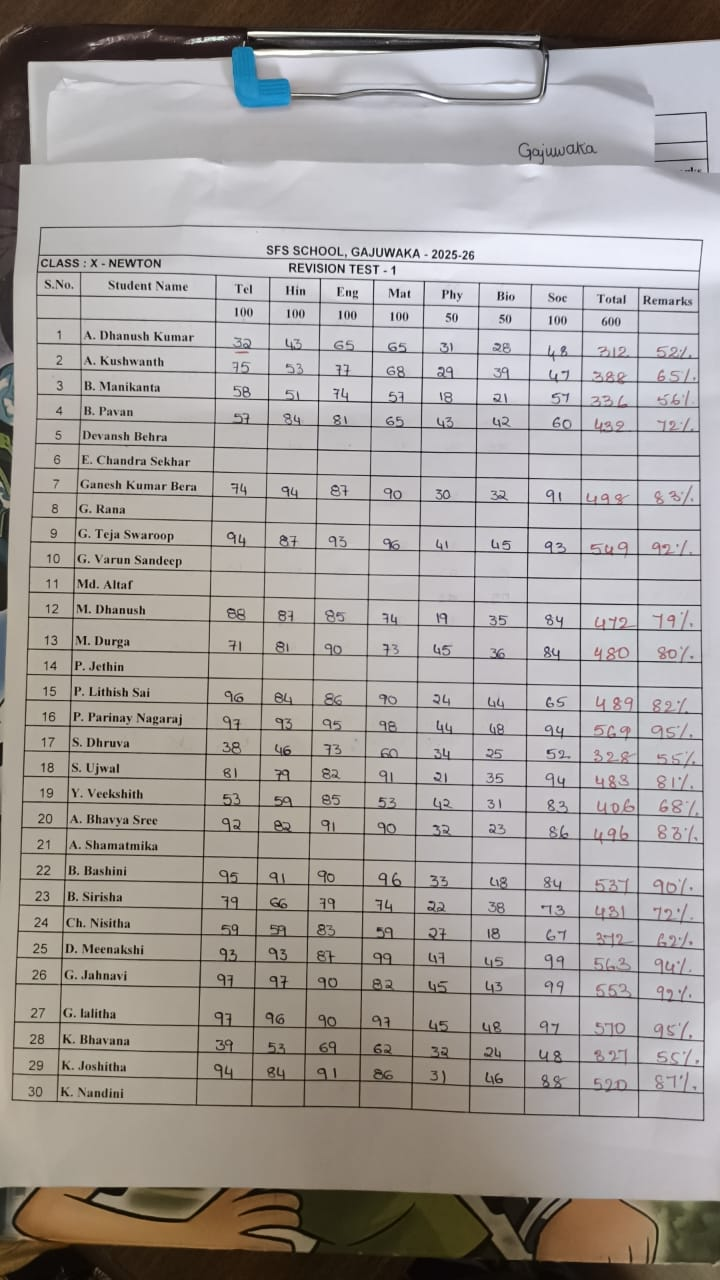
#> input picture M/app/uploads/1b8a4191-8430-4023-8646-97658ca54a64.jpg, 720 x 1280 px
$ python -i preprocess.py   (imports and definitions only)
#> lines starting #> are read from the running program, lines starting #| are printed output that depends on the picture
import cv2
import numpy as np
from PIL import Image

def preprocess_image(image_path: str) -> np.ndarray:
    # Read image
    img = cv2.imread(image_path)
#> img is the input picture: shape (1280, 720, 3); mean B, G, R 154.9, 158.3, 163.7
    if img is None:
        raise ValueError("Cannot read image")

    # Grayscale
    gray = cv2.cvtColor(img, cv2.COLOR_BGR2GRAY)
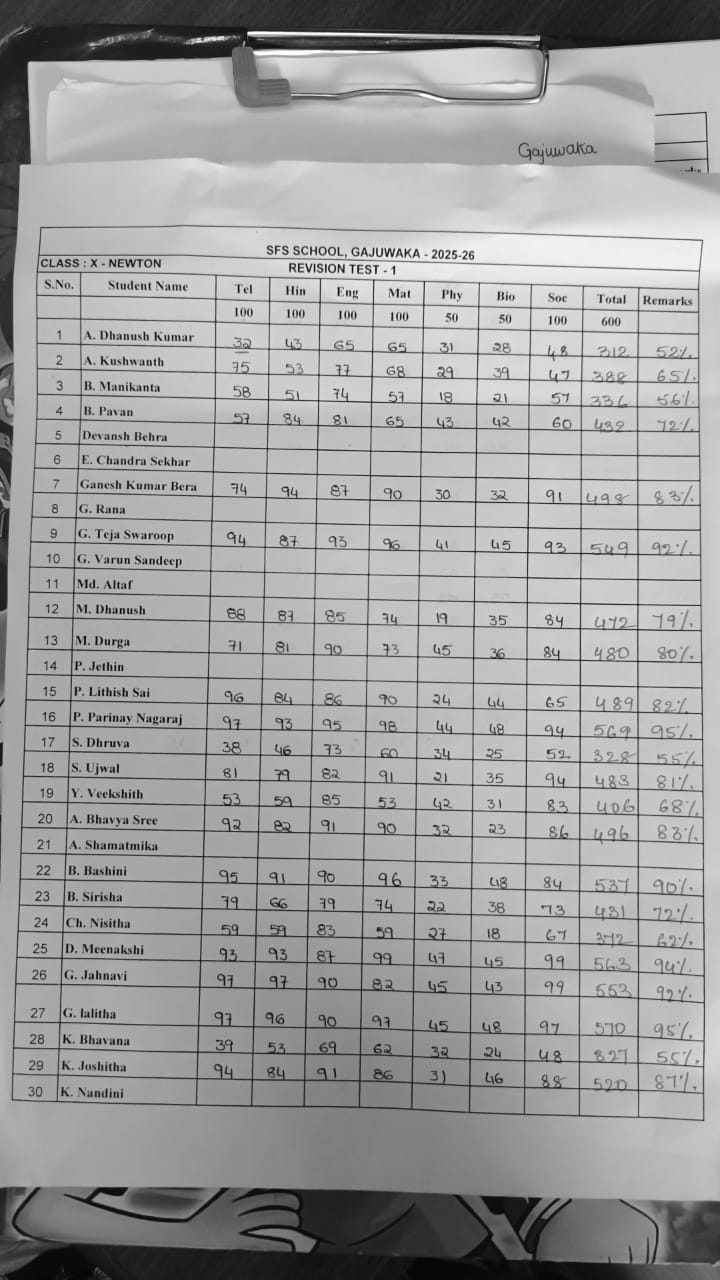
#> gray: shape (1280, 720); min 0, max 255, mean 159.5

    # Contrast & brightness
    clahe = cv2.createCLAHE(clipLimit=2.0, tileGridSize=(8,8))
    enhanced = clahe.apply(gray)
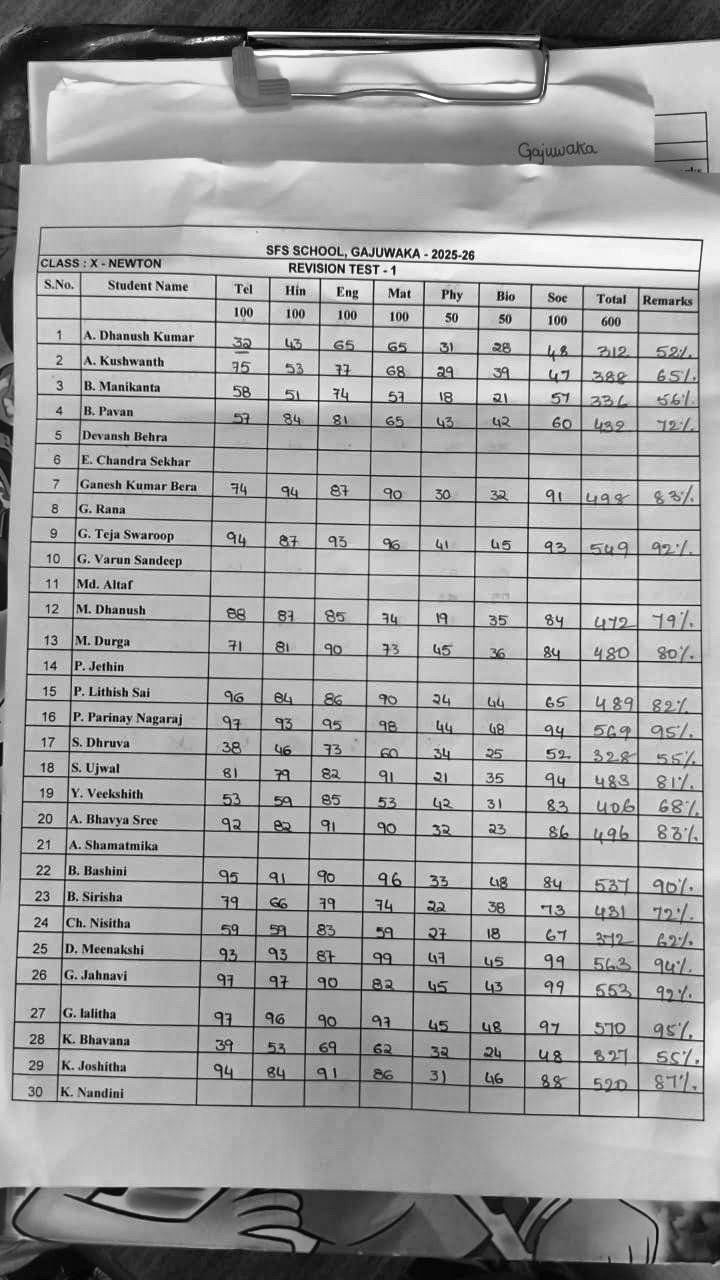
#> enhanced: shape (1280, 720); min 1, max 255, mean 159.5

    # Denoise
    denoised = cv2.fastNlMeansDenoising(enhanced, h=10)

    # Adaptive threshold (good for uneven lighting)
    thresh = cv2.adaptiveThreshold(
        denoised, 255, cv2.ADAPTIVE_THRESH_GAUSSIAN_C,
        cv2.THRESH_BINARY, 11, 2
    )
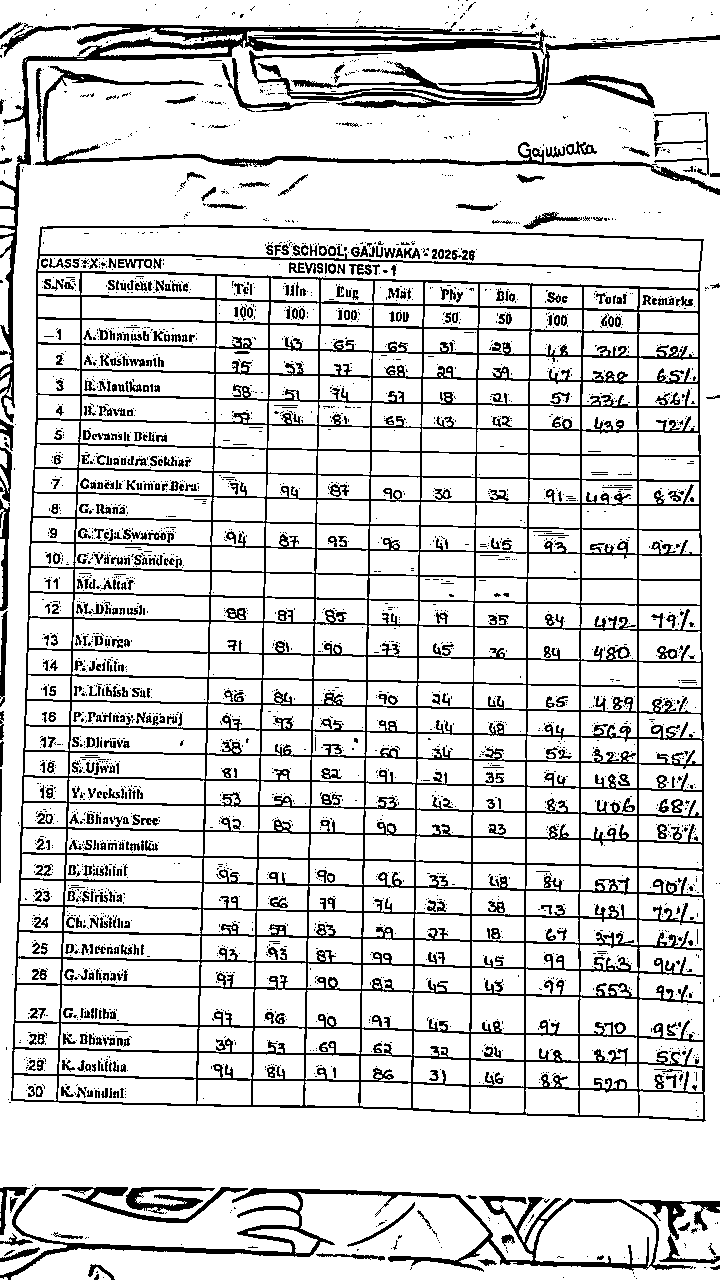
#> thresh: shape (1280, 720); 83.6% white; black in thin lines or dots

    # Optional: deskew (simple rotation correction)
    coords = np.column_stack(np.where(thresh > 0))
#> coords = 770617 pairs, first value 0 to 1279, second value 0 to 719
    angle = cv2.minAreaRect(coords)[-1]
#> angle = -90
    if angle < -45:
        angle = -(90 + angle)
#> angle = 0
    else:
        angle = -angle
    (h, w) = thresh.shape[:2]
#> h = 1280; w = 720
    center = (w // 2, h // 2)
#> center = (360, 640)
    M = cv2.getRotationMatrix2D(center, angle, 1.0)
#> M = [[1, 0, 0], [0, 1, 0]]
    rotated = cv2.warpAffine(thresh, M, (w, h), flags=cv2.INTER_CUBIC, borderMode=cv2.BORDER_REPLICATE)

    return rotated

>>> result = preprocess_image('uploads/1b8a4191-8430-4023-8646-97658ca54a64.jpg')
